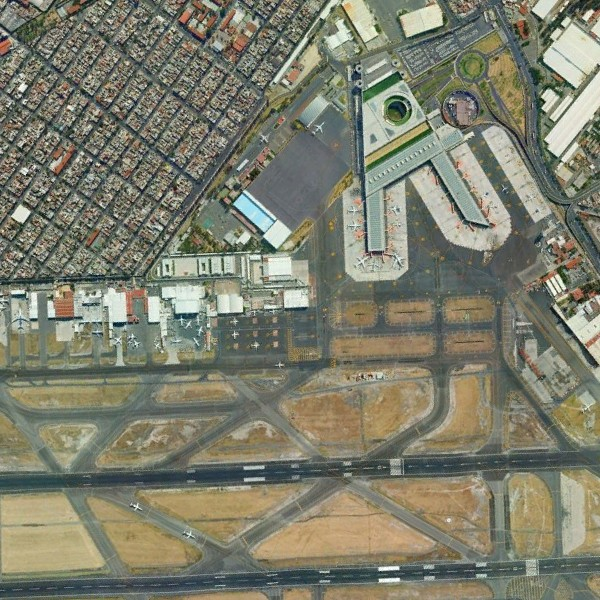
#> input picture Deep learning framework/Opencv/test1.jpg, 600 x 600 px
$ python '[5] changing_color_space.py'
#> lines starting #> are read from the running program, lines starting #| are printed output that depends on the picture; after the words box and inside, x2 and y2 are one past the last pixel; in counts of white or black regions, pixels touching at a corner belong together
'''
颜色空间转换，如BGR - Gray,BGR - Hsv
追踪视频中特定颜色的物体
opencv函数，cv2.cvtColor(),cv2.inRange()
'''

## 颜色空间转换
import cv2

img = cv2.imread('test1.jpg')
#> img is the input picture: shape (600, 600, 3); mean B, G, R 108.8, 126.1, 125.2

# 转换为灰度图, 参数1是要转换的图片，参数2是转换模式
img_gray = cv2.cvtColor(img, cv2.COLOR_BGR2GRAY)
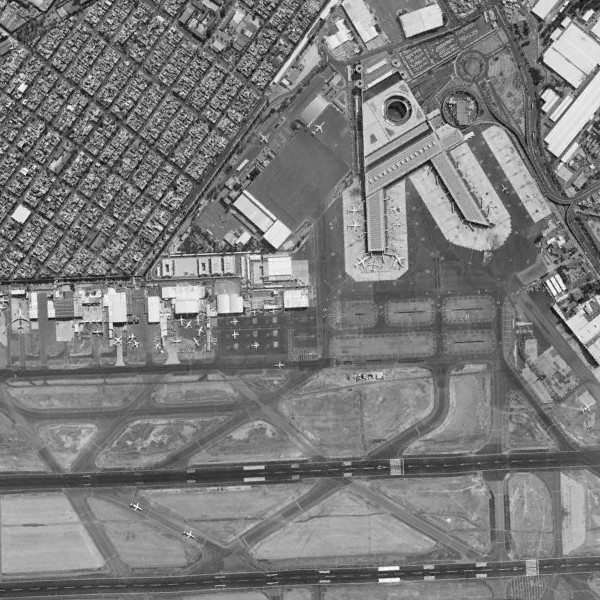
#> img_gray: shape (600, 600); min 2, max 254, mean 123.9

cv2.imshow('img', img)
cv2.imshow('gray', img_gray)
cv2.waitKey(0)

# 显示所有的转换模式
flag = [i for i in dir(cv2) if i.startswith('COLOR_')]
print(flag)

# 经验之谈：颜色转换其实是数学运算，如灰度化最常用的是：gray=R*0.299+G*0.587+B*0.114

## 视频中追中颜色特定的物体
'''
1.捕获视频中的一帧
2.从 BGR 转换到 HSV
3.提取蓝色范围的物体
4.只显示蓝色物体
'''
import numpy as np

capture = cv2.VideoCapture(0)

# 蓝色的范围，不同光照条件下不一样，可灵活调整
lower_blue = np.array([100, 110, 110])
upper_blue = np.array([130, 255, 255])

while (True):
    # 1.捕获视频中的一帧
    ret, frame = capture.read()
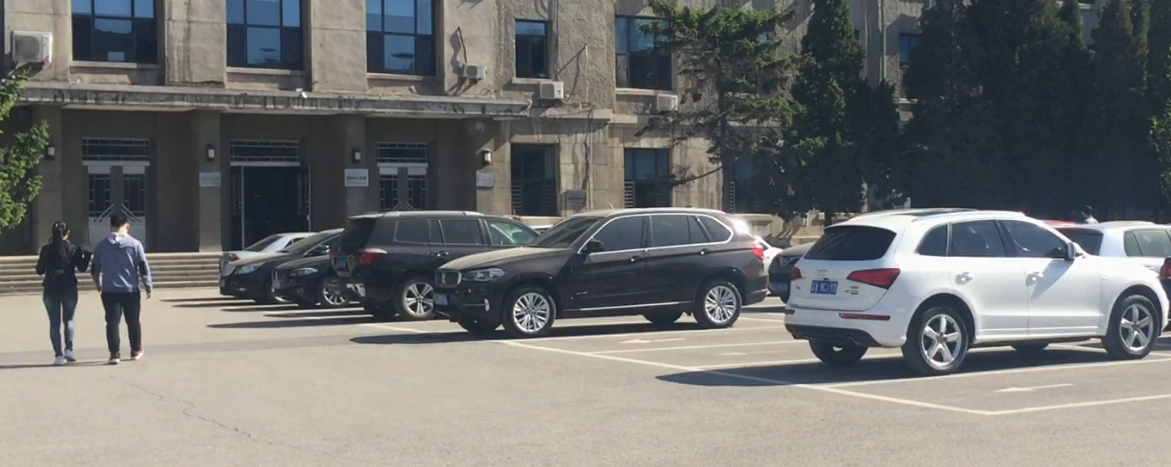
#> input picture Deep learning framework/Opencv/test2.jpg, 1171 x 467 px, given in place of the camera
#> frame is the input picture: shape (467, 1171, 3); mean B, G, R 112.2, 113.9, 113.1

    # 2.从 BGR 转换到 HSV
    hsv = cv2.cvtColor(frame, cv2.COLOR_BGR2HSV)
#> hsv: shape (467, 1171, 3); mean H, S, V 64.4, 43.3, 121.3

    # 3.InRange(): 介于 lower/upper 之间的为白色，其余黑色
    mask = cv2.inRange(hsv, lower_blue, upper_blue)
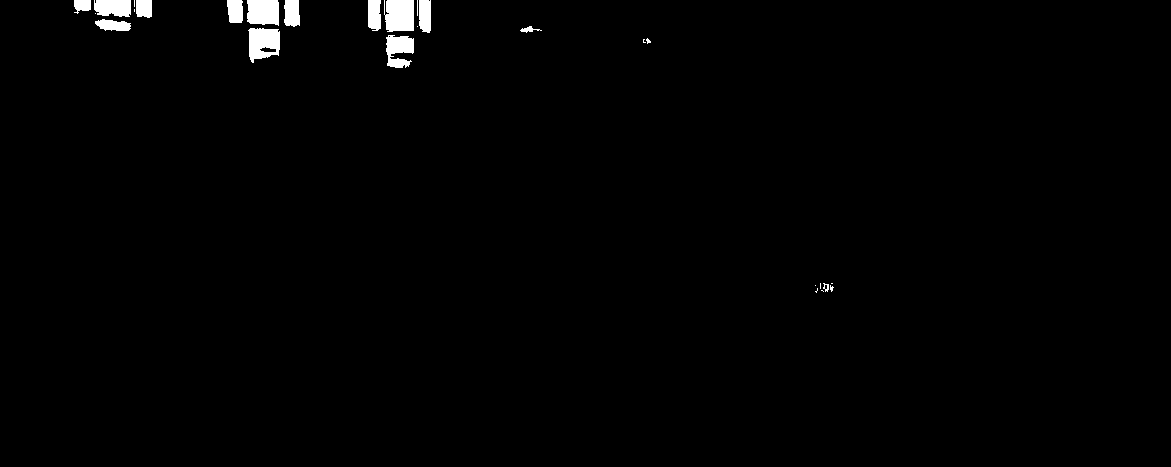
#> mask: shape (467, 1171); 1.1% white; 27 white regions (13 under 20 px), largest, box (x1, y1, x2, y2) and area: (384, 0, 414, 32) 887, (248, 28, 280, 63) 841, (247, 0, 279, 26) 758

    # 4.只保留原图中的蓝色部分
    res = cv2.bitwise_and(frame, frame, mask=mask)

    cv2.imshow('frame', frame)
    cv2.imshow('mask', mask)
    cv2.imshow('res', res)

    if cv2.waitKey(1) == ord('q'):
#> (key q is pressed here)
        break

'''
其中，bitwise_and()函数暂时不用管，后面会讲到。那蓝色的HSV值的上下限lower和upper范围是怎么得到的呢？
其实很简单，我们先把标准蓝色的BGR值用cvtColor()转换下：

blue = np.uint8([[[255, 0, 0]]])
hsv_blue = cv2.cvtColor(blue, cv2.COLOR_BGR2HSV)
print(hsv_blue)  # [[[120 255 255]]]
'''
